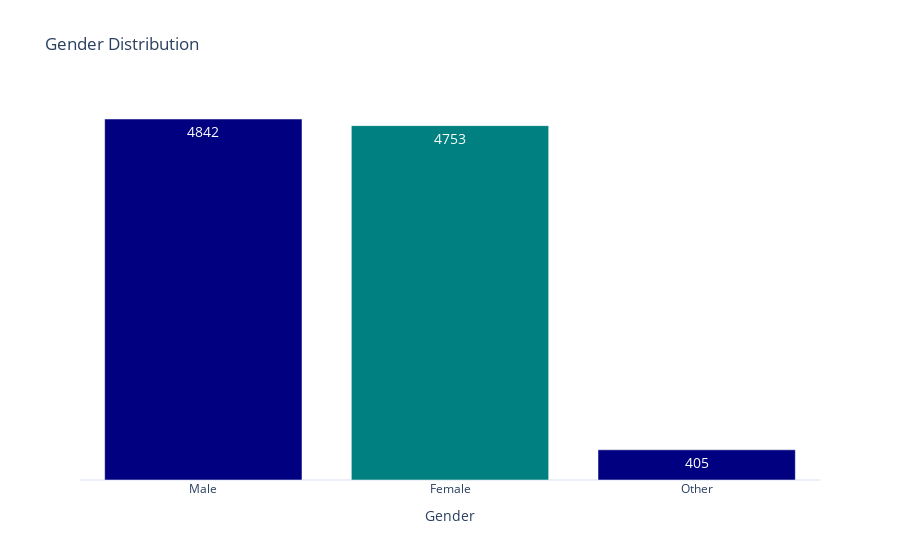

Here is the notebook cell this chart was saved with:
### Code cell
# Count gender occurrences
df_gender = df["Gender"].value_counts().reset_index()
df_gender.columns = ["Gender", "Count"]

# Create bar plot
fig = px.bar(df_gender, 
             x="Gender", 
             y="Count", 
             text="Count", 
             color="Gender", 
             color_discrete_sequence=["navy", "teal"],  # Customize colors
             title="Gender Distribution")

# Customize layout
fig.update_traces(textposition="inside", textfont_size=14)
fig.update_layout(
    xaxis_title="Gender", 
    yaxis_title="",  # Remove axis title
    yaxis=dict(showgrid=False, showticklabels=False),  # Hide gridlines and scale
    template="plotly_white",
    showlegend=False
)

# Show plot
fig.show()

### Figure 1 — Plotly figure (JSON) as saved in the notebook; plotly's stock layout.template omitted (floating-point values rounded to 4 significant figures)
{"data": [{"alignmentgroup": "True", "hovertemplate": "Gender=%{x}<br>Count=%{text}<extra></extra>", "legendgroup": "Male", "marker": {"color": "navy", "pattern": {"shape": ""}}, "name": "Male", "offsetgroup": "Male", "orientation": "v", "showlegend": true, "text": [4842], "textfont": {"size": 14}, "textposition": "inside", "type": "bar", "x": ["Male"], "xaxis": "x", "y": [4842], "yaxis": "y"}, {"alignmentgroup": "True", "hovertemplate": "Gender=%{x}<br>Count=%{text}<extra></extra>", "legendgroup": "Female", "marker": {"color": "teal", "pattern": {"shape": ""}}, "name": "Female", "offsetgroup": "Female", "orientation": "v", "showlegend": true, "text": [4753], "textfont": {"size": 14}, "textposition": "inside", "type": "bar", "x": ["Female"], "xaxis": "x", "y": [4753], "yaxis": "y"}, {"alignmentgroup": "True", "hovertemplate": "Gender=%{x}<br>Count=%{text}<extra></extra>", "legendgroup": "Other", "marker": {"color": "navy", "pattern": {"shape": ""}}, "name": "Other", "offsetgroup": "Other", "orientation": "v", "showlegend": true, "text": [405], "textfont": {"size": 14}, "textposition": "inside", "type": "bar", "x": ["Other"], "xaxis": "x", "y": [405], "yaxis": "y"}], "layout": {"barmode": "relative", "legend": {"title": {"text": "Gender"}, "tracegroupgap": 0}, "showlegend": false, "title": {"text": "Gender Distribution"}, "xaxis": {"anchor": "y", "categoryarray": ["Male", "Female", "Other"], "categoryorder": "array", "domain": [0, 1], "title": {"text": "Gender"}}, "yaxis": {"anchor": "x", "domain": [0, 1], "showgrid": false, "showticklabels": false, "title": {"text": ""}}}}
